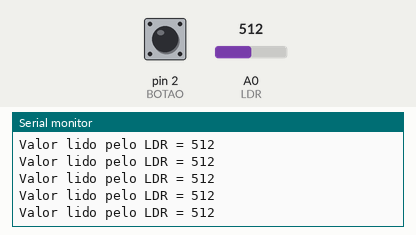
The sketch below on a simulated Arduino Uno, built with avr-gcc and run on an emulated ATmega328P. Shown: the last lines printed to the serial monitor. Inputs (shaded band) come from the test bench; at power-on: A0 (LDR) = 512, pin 2 (BOTAO) LOW.

Above: at 1.2 s.
1.3 s: A0 (LDR) set to 716
At 1.31 s:
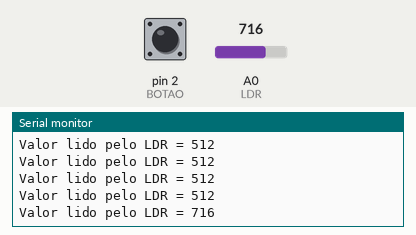
2.8 s: A0 (LDR) set to 900
At 2.82 s:
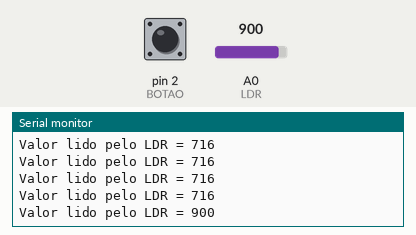
Timing chart, 0 to 5.8 s (numbered marks = the images above; inputs shaded):
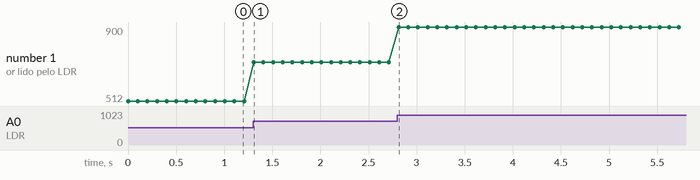

Measured:
- after the input at 1.3 s, the serial monitor: prints a new line at once (image 1)
- after the input at 2.8 s, the serial monitor: prints a new line at once (image 2)
- plotted number 1: 512 → 716 after the input at 1.3 s, 716 → 900 after the input at 2.8 s

The sketch:

teste.ino
```cpp
const int LDR = 0;
int ValorLido = 0;
int BOTAO = 2;
int val_botao = 0;

void setup() {
  Serial.begin(9600);
  pinMode(BOTAO, INPUT);
}
void loop() {
ValorLido = analogRead(LDR);
val_botao = digitalRead(BOTAO);

Serial.print("Valor lido pelo LDR = ");
Serial.println(ValorLido);
//Serial.print("/n Valor Botao = ");
//Serial.println(val_botao);
delay(100);
}
```
